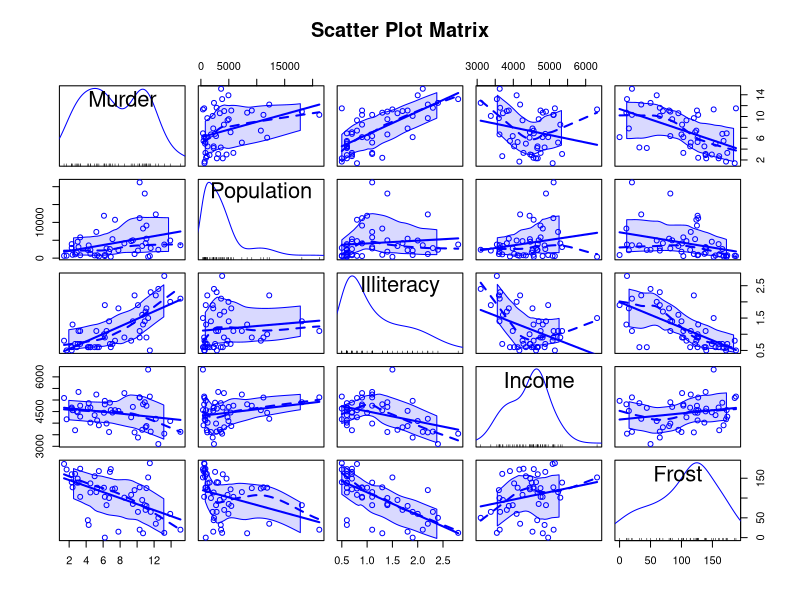
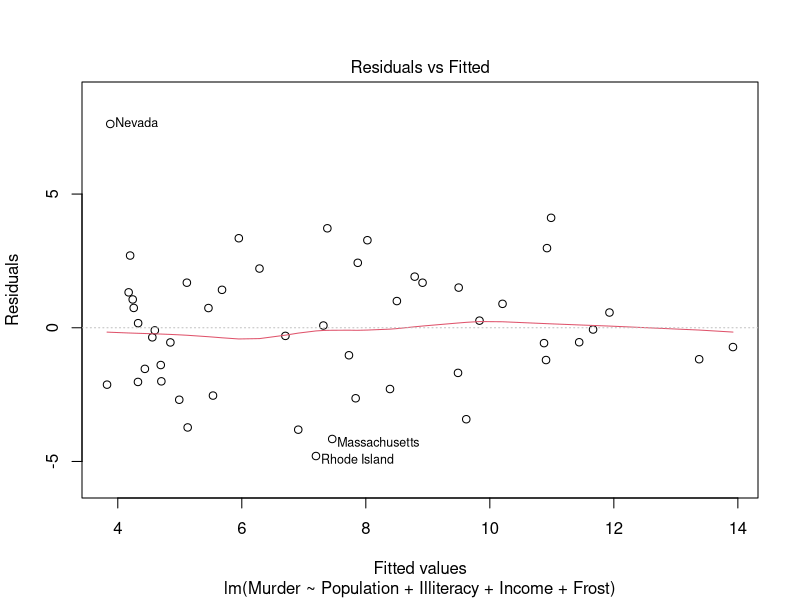
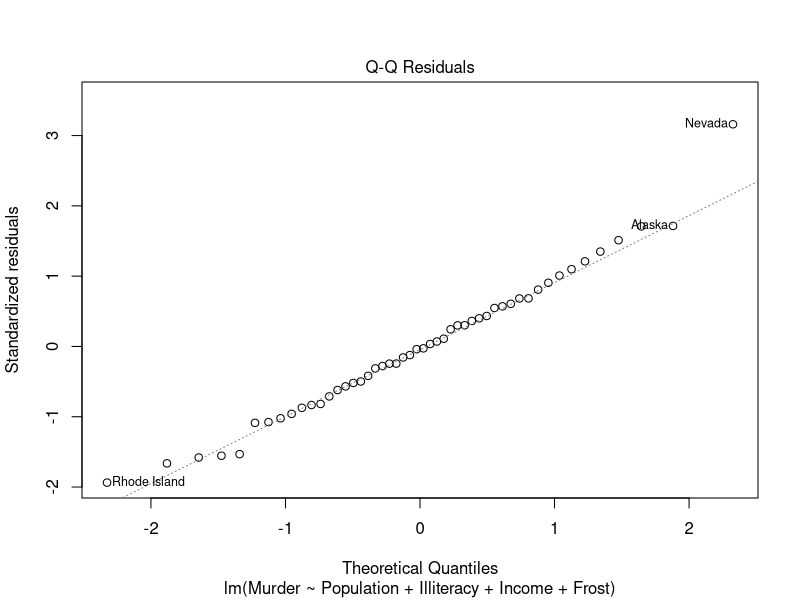
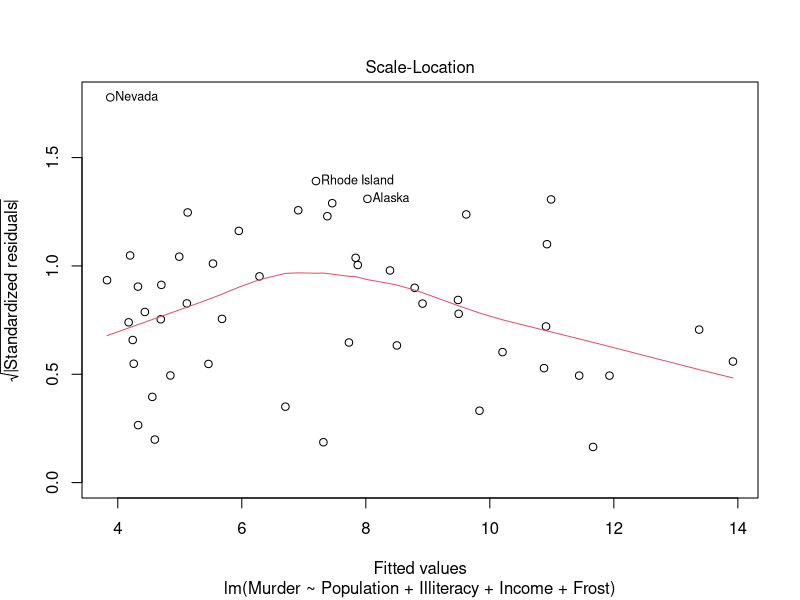
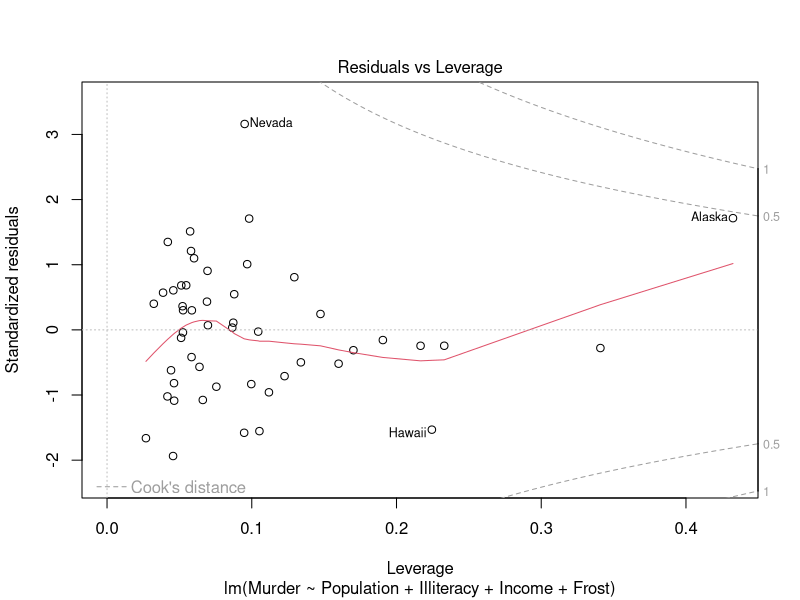

R code for these plots, in order:
## ---- chunk 1
help("state.x77")
states <- as.data.frame(state.x77[,c("Murder", "Population",
                        "Illiteracy", "Income", "Frost")])
## ---- chunk 2
cor(states)
## ---- chunk 3
library(car)
scatterplotMatrix(states, spread=FALSE, smoother.args=list(lty=2),
    main="Scatter Plot Matrix")
## ---- chunk 4
states <- as.data.frame(state.x77[,c("Murder", "Population",
                        "Illiteracy", "Income", "Frost")])
fit <- lm(Murder ~ Population + Illiteracy + Income + Frost, data=states)
#par(mfrow=c(2,2))
plot(fit)
